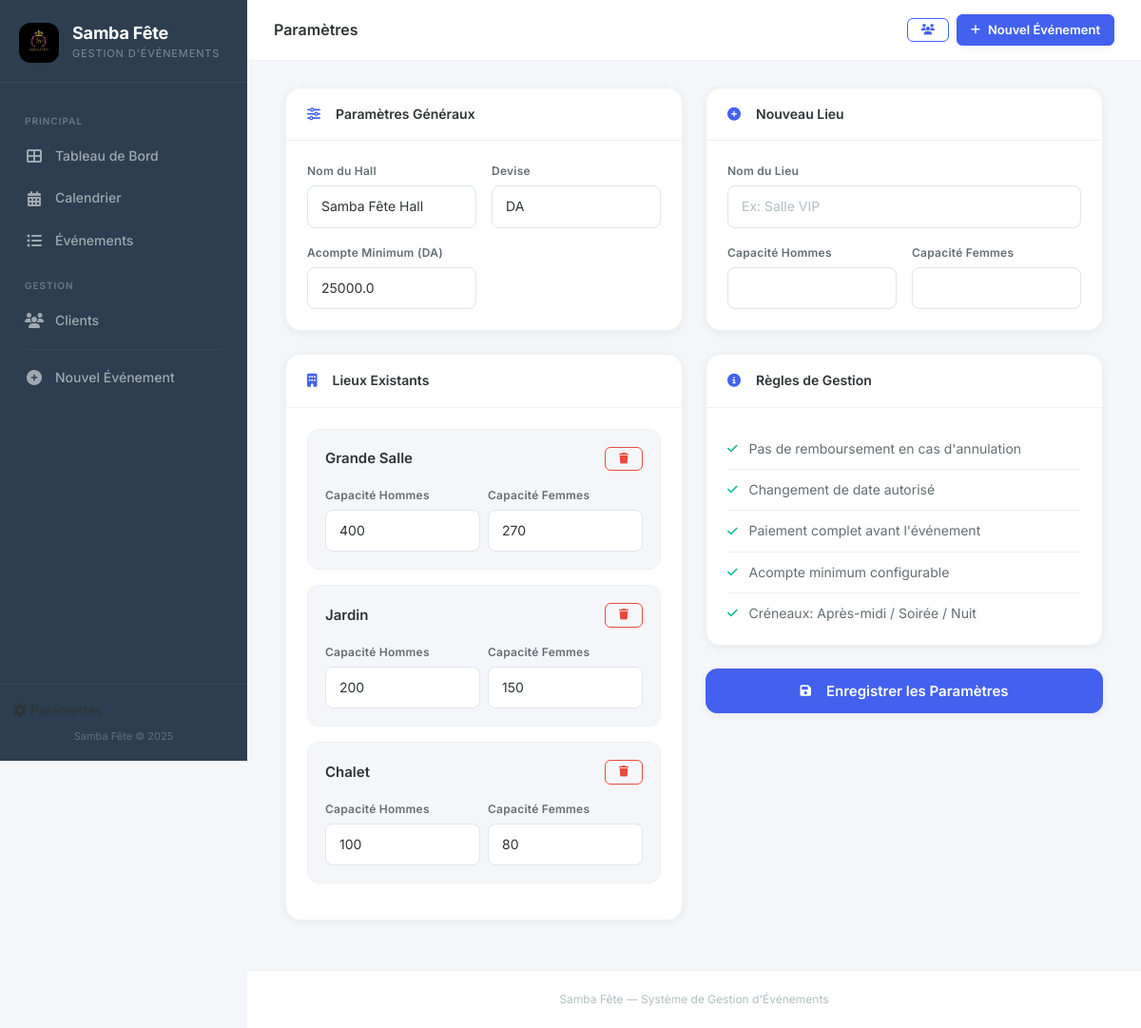
The app's page /parametres, older data.
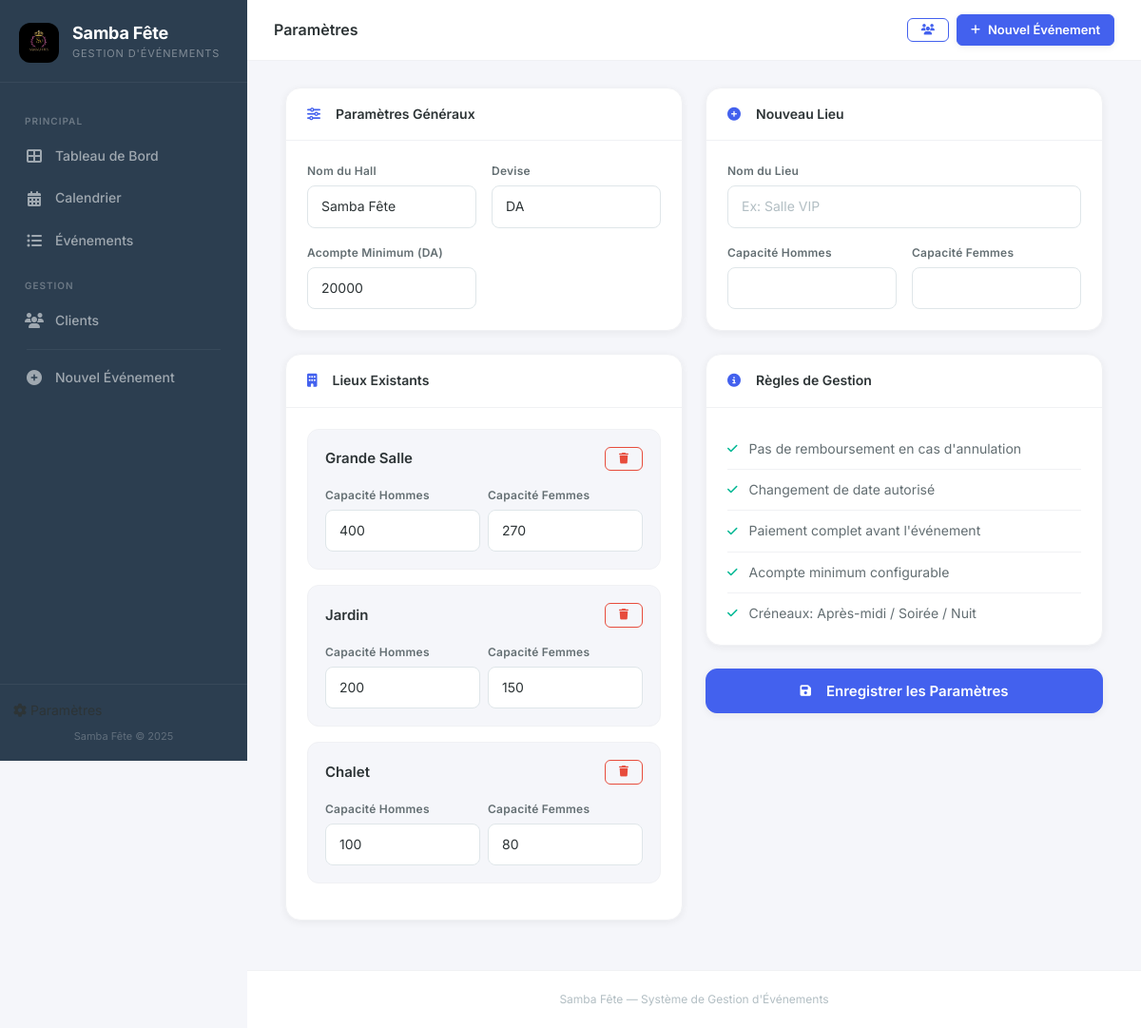
The same page, newer data.
### tables this page shows
CREATE TABLE settings (
            key TEXT PRIMARY KEY,
            value TEXT NOT NULL
        );

### app.py (the view, shortened to what this page needs)
@app.route('/parametres', methods=['GET', 'POST'])
def settings():
    db = get_db()
    venues = db.execute("SELECT * FROM venues ORDER BY id").fetchall()
    settings_rows = db.execute("SELECT key, value FROM settings").fetchall()
    settings_dict = {row['key']: row['value'] for row in settings_rows}
    deposit_min = settings_dict.get('deposit_min', '20000')
    hall_name = settings_dict.get('hall_name', 'Samba Fête')
    currency = settings_dict.get('currency', 'DA')
    db.close()
    return render_template('settings.html', venues=venues, deposit_min=deposit_min,
                           hall_name=hall_name, currency=currency)

### models.py (called while the page is built)
def get_db():
    conn = sqlite3.connect(DB_PATH, timeout=10)
    conn.row_factory = sqlite3.Row
    conn.execute("PRAGMA foreign_keys = ON")
    return conn

### templates/settings.html (shortened to what the changed rows need)
{% extends "base.html" %}
{% block content %}
<div class="container-fluid">
    <form method="POST">
        <div class="row g-4">
            <div class="col-lg-6">
                <div class="card-custom mb-4">
                    <div class="card-body-custom">
                        <div class="row g-3">
                            <div class="col-md-6">
                                <label class="form-label-elegant">Nom du Hall</label>
                                <input type="text" name="hall_name" class="form-input-elegant" value="{{ hall_name }}">
                            </div>
                            <div class="col-md-6">
                                <label class="form-label-elegant">Acompte Minimum (DA)</label>
                                <input type="number" name="deposit_min" class="form-input-elegant"
                                       value="{{ deposit_min }}" step="1000" min="0">
                            </div>
                        </div>
                    </div>
                </div>
            </div>
        </div>
    </form>
</div>
{% endblock %}

Row changes from the older to the newer data that the page shows:
changed settings: hall_name "Samba Fête Hall" → "Samba Fête"
changed settings (number 3 of 3 on the later page): deposit_min "25000.0" → "20000"
